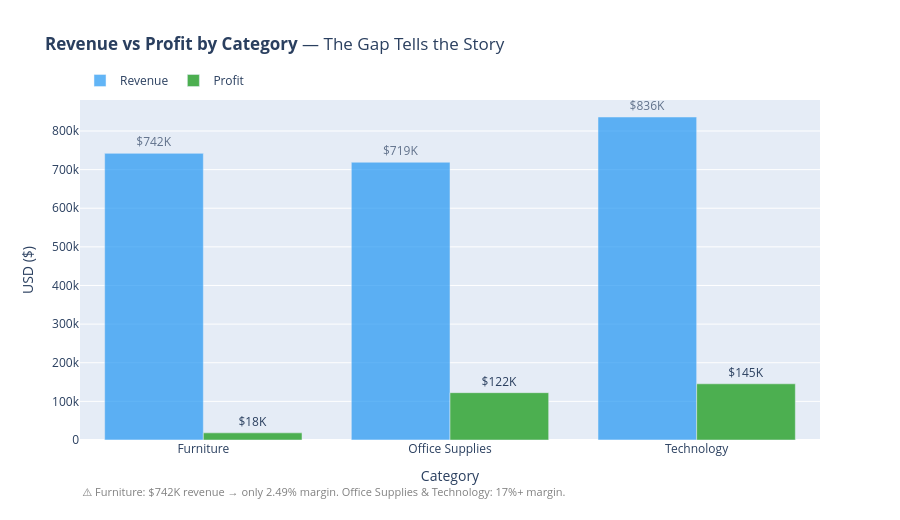

Notebook source saved alongside this figure:
### Markdown cell above
**Profit Breakdown by Category (Bar)**

### Code cell
cat_perf = df.groupby('Category').agg(
    Revenue=('Sales',  'sum'),
    Profit =('Profit', 'sum')
).reset_index()
cat_perf['Margin'] = cat_perf['Profit'] / cat_perf['Revenue'] * 100

fig_cat = go.Figure()

fig_cat.add_trace(go.Bar(
    name='Revenue', x=cat_perf['Category'], y=cat_perf['Revenue'],
    marker_color='#2196F3', opacity=0.7,
    text=cat_perf['Revenue'].apply(lambda x: f'${x/1e3:.0f}K'),
    textposition='outside'
))

fig_cat.add_trace(go.Bar(
    name='Profit', x=cat_perf['Category'], y=cat_perf['Profit'],
    marker_color='#4CAF50',
    text=cat_perf['Profit'].apply(lambda x: f'${x/1e3:.0f}K'),
    textposition='outside'
))

fig_cat.update_layout(
    barmode = 'group',
    title   = '<b>Revenue vs Profit by Category</b> — The Gap Tells the Story',
    xaxis_title = 'Category',
    yaxis_title = 'USD ($)',
    height  = 520,
    legend  = dict(orientation='h', y=1.1),
    annotations=[dict(
        x=0, y=-0.18, xref='paper', yref='paper',
        text="⚠️ Furniture: $742K revenue → only 2.49% margin. "
             "Office Supplies & Technology: 17%+ margin.",
        showarrow=False, font=dict(size=11, color='gray')
    )]
)

fig_cat.show()

### Figure 1 — Plotly figure (JSON) as saved in the notebook; plotly's stock layout.template omitted (floating-point values rounded to 4 significant figures)
{"data": [{"marker": {"color": "#2196F3"}, "name": "Revenue", "opacity": 0.7, "text": ["$742K", "$719K", "$836K"], "textposition": "outside", "type": "bar", "x": ["Furniture", "Office Supplies", "Technology"], "y": [742000.0, 719000.0, 836200.0]}, {"marker": {"color": "#4CAF50"}, "name": "Profit", "text": ["$18K", "$122K", "$145K"], "textposition": "outside", "type": "bar", "x": ["Furniture", "Office Supplies", "Technology"], "y": [18450.0, 122500.0, 145500.0]}], "layout": {"annotations": [{"font": {"color": "gray", "size": 11}, "showarrow": false, "text": "⚠️ Furniture: $742K revenue → only 2.49% margin. Office Supplies & Technology: 17%+ margin.", "x": 0, "xref": "paper", "y": -0.18, "yref": "paper"}], "barmode": "group", "height": 520, "legend": {"orientation": "h", "y": 1.1}, "title": {"text": "<b>Revenue vs Profit by Category</b> — The Gap Tells the Story"}, "xaxis": {"title": {"text": "Category"}}, "yaxis": {"title": {"text": "USD ($)"}}}}
